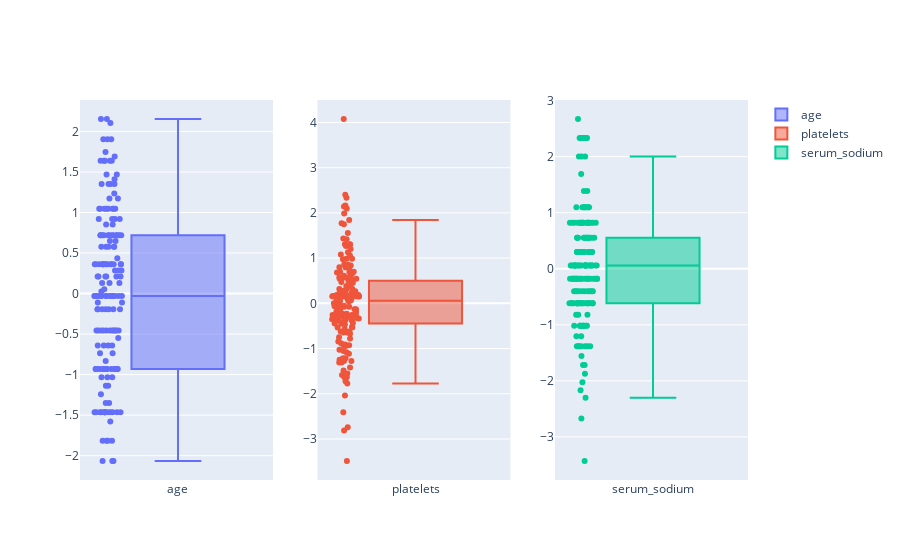

Notebook code for this chart:
### Code cell
fig = make_subplots(rows=1, cols=len(correlated_labels))
for i, var in enumerate(correlated_labels):
    fig.add_trace(
        go.Box(y=X_train[:, i],
        name=var),
        row=1, col=i+1
    )

fig.update_traces(boxpoints='all', jitter=.3)

### Figure 1 — Plotly figure (JSON) as saved in the notebook; plotly's stock layout.template omitted (floating-point values rounded to 4 significant figures; data arrays with more than 128 entries replaced by an {"elided": "..."} marker saying what was removed)
{"data": [{"boxpoints": "all", "jitter": 0.3, "name": "age", "type": "box", "xaxis": "x", "y": {"elided": "176 float values"}, "yaxis": "y"}, {"boxpoints": "all", "jitter": 0.3, "name": "platelets", "type": "box", "xaxis": "x2", "y": {"elided": "176 float values"}, "yaxis": "y2"}, {"boxpoints": "all", "jitter": 0.3, "name": "serum_sodium", "type": "box", "xaxis": "x3", "y": {"elided": "176 float values"}, "yaxis": "y3"}], "layout": {"xaxis": {"anchor": "y", "domain": [0, 0.2889]}, "xaxis2": {"anchor": "y2", "domain": [0.3556, 0.6444]}, "xaxis3": {"anchor": "y3", "domain": [0.7111, 1]}, "yaxis": {"anchor": "x", "domain": [0, 1]}, "yaxis2": {"anchor": "x2", "domain": [0, 1]}, "yaxis3": {"anchor": "x3", "domain": [0, 1]}}}
